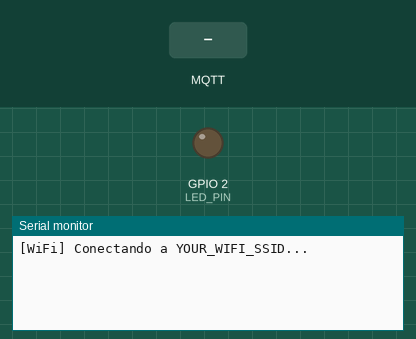
Bench run of a program on a simulated ESP32. On the bench: output pins drawn as LEDs (lit = HIGH), the last lines printed to the serial monitor. The test bench sets the inputs (shaded band). WiFi joins after 1.5 s; servers stay silent unless stated; no MQTT or app messages arrive unless stated.

Above: at 1.3 s.
1.4 s: MQTT message "1" arrives on the first subscribed topic
At 2.3 s:
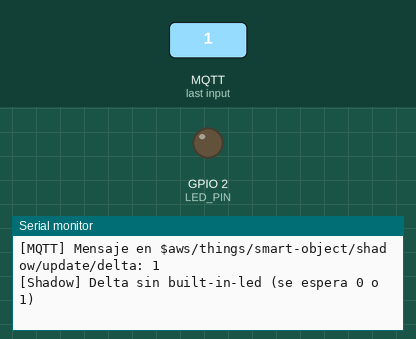
3.1 s: MQTT message "on" arrives on the first subscribed topic
At 4.3 s:
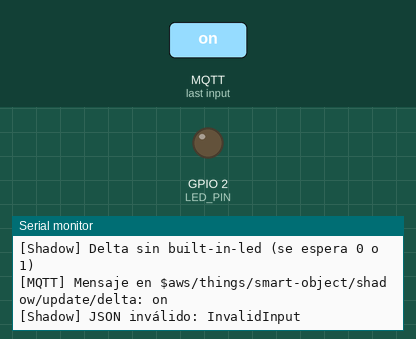
4.6 s: MQTT message "off" arrives on the first subscribed topic
At 10.9 s:
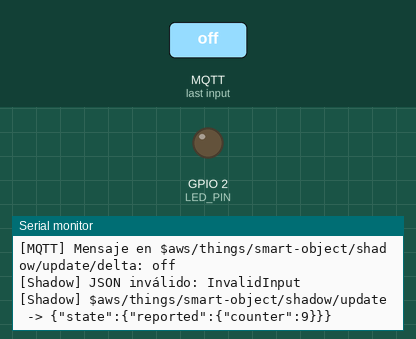

Measured:
- after the input at 1.4 s, the serial monitor: prints a new line after 0.27 s (image 1)
- after the input at 3.1 s, the serial monitor: prints a new line at once (image 2)
- after the input at 4.6 s, the serial monitor: prints a new line at once (image 3)

The program:

main.cpp
```cpp
#include <Arduino.h>
#include <WiFi.h>
#include <WiFiClientSecure.h>
#include <PubSubClient.h>
#include <ArduinoJson.h>

#include "config.h"
#include "secrets.h"

WiFiClientSecure wifiClient;
PubSubClient mqtt(wifiClient);

bool ledOn = false;
unsigned long counter = 0;
unsigned long lastIncrement = 0;
unsigned long lastReport = 0;
unsigned long lastWifiAttempt = 0;
unsigned long lastMqttAttempt = 0;

void setLed(bool on) {
  ledOn = on;
  digitalWrite(LED_PIN, (on != LED_ACTIVE_LOW) ? HIGH : LOW);
}

// Publica doc en el tópico de actualización del Device Shadow.
void publishShadow(JsonDocument &doc) {
  char buffer[128];
  serializeJson(doc, buffer, sizeof(buffer));
  mqtt.publish(TOPIC_SHADOW_UPDATE, buffer);
  Serial.printf("[Shadow] %s -> %s\n", TOPIC_SHADOW_UPDATE, buffer);
}

// Publica el estado actual del LED en state.reported del Device Shadow.
void reportLedState() {
  JsonDocument doc;
  doc["state"]["reported"][SHADOW_LED_KEY] = ledOn ? 1 : 0;
  publishShadow(doc);
}

// Publica el valor actual del contador en state.reported del Device Shadow.
void reportCounter() {
  JsonDocument doc;
  doc["state"]["reported"][SHADOW_COUNTER_KEY] = counter;
  publishShadow(doc);
}

void onMqttMessage(char *topic, byte *payload, unsigned int length) {
  Serial.printf("[MQTT] Mensaje en %s: %.*s\n", topic, length, (const char *)payload);

  if (strcmp(topic, TOPIC_SHADOW_DELTA) != 0) {
    return;
  }

  JsonDocument doc;
  DeserializationError err = deserializeJson(doc, payload, length);
  if (err) {
    Serial.printf("[Shadow] JSON inválido: %s\n", err.c_str());
    return;
  }

  JsonVariant led = doc["state"][SHADOW_LED_KEY];
  if (!led.is<int>()) {
    Serial.println("[Shadow] Delta sin " SHADOW_LED_KEY " (se espera 0 o 1)");
    return;
  }

  setLed(led.as<int>() != 0);
  Serial.printf("[LED] %s\n", ledOn ? "Encendido" : "Apagado");
  reportLedState();
}

// Gestiona la conexión Wi-Fi sin bloquear. Devuelve true si hay conexión.
bool ensureWifi() {
  if (WiFi.status() == WL_CONNECTED) {
    return true;
  }

  unsigned long now = millis();
  if (lastWifiAttempt == 0 || now - lastWifiAttempt >= WIFI_RETRY_INTERVAL_MS) {
    lastWifiAttempt = now;
    Serial.printf("[WiFi] Conectando a %s...\n", WIFI_SSID);
    WiFi.disconnect();
    WiFi.begin(WIFI_SSID, WIFI_PASSWORD);
  }
  return false;
}

// Gestiona la conexión MQTT sin bloquear. Devuelve true si hay conexión.
bool ensureMqtt() {
  if (mqtt.connected()) {
    return true;
  }

  unsigned long now = millis();
  if (lastMqttAttempt != 0 && now - lastMqttAttempt < MQTT_RETRY_INTERVAL_MS) {
    return false;
  }
  lastMqttAttempt = now;

  Serial.printf("[MQTT] Conectando a %s:%d como %s...\n", AWS_IOT_ENDPOINT, MQTT_PORT, THING_NAME);

  if (!mqtt.connect(THING_NAME)) {
    Serial.printf("[MQTT] Fallo, estado=%d. Reintentando en %d ms\n", mqtt.state(), MQTT_RETRY_INTERVAL_MS);
    return false;
  }

  Serial.println("[MQTT] Conectado");
  mqtt.subscribe(TOPIC_SHADOW_DELTA);
  Serial.printf("[MQTT] Suscrito a %s\n", TOPIC_SHADOW_DELTA);
  reportLedState();
  return true;
}

void setup() {
  Serial.begin(SERIAL_BAUD);
  delay(100);

  pinMode(LED_PIN, OUTPUT);
  setLed(false);

  WiFi.mode(WIFI_STA);
  WiFi.setAutoReconnect(true);

  wifiClient.setCACert(AWS_ROOT_CA);
  wifiClient.setCertificate(AWS_DEVICE_CERT);
  wifiClient.setPrivateKey(AWS_PRIVATE_KEY);

  mqtt.setServer(AWS_IOT_ENDPOINT, MQTT_PORT);
  mqtt.setBufferSize(MQTT_BUFFER_SIZE);
  mqtt.setCallback(onMqttMessage);
}

void loop() {
  static bool wifiWasConnected = false;

  bool wifiOk = ensureWifi();
  if (wifiOk && !wifiWasConnected) {
    Serial.printf("[WiFi] Conectado, IP: %s\n", WiFi.localIP().toString().c_str());
    lastMqttAttempt = 0;  // intentar MQTT de inmediato
  } else if (!wifiOk && wifiWasConnected) {
    Serial.println("[WiFi] Conexión perdida");
  }
  wifiWasConnected = wifiOk;

  if (wifiOk && ensureMqtt()) {
    mqtt.loop();
  }

  // El contador se incrementa cada segundo aunque no haya conexión;
  // se reporta al shadow cada REPORT_INTERVAL_MS cuando MQTT está disponible.
  unsigned long now = millis();
  if (now - lastIncrement >= COUNTER_INTERVAL_MS) {
    lastIncrement = now;
    counter++;
  }

  if (now - lastReport >= REPORT_INTERVAL_MS && mqtt.connected()) {
    lastReport = now;
    reportCounter();
  }
}
```

secrets.h
```cpp
#pragma once

// ============================================================
//  Credenciales de AWS IoT Core (NO subir al repositorio).
//  Pegue aquí el certificado del dispositivo y su clave privada
//  descargados al crear el Thing en la consola de AWS IoT.
// ============================================================

#include <pgmspace.h>

// Amazon Root CA 1
static const char AWS_ROOT_CA[] PROGMEM = R"EOF(
-----BEGIN CERTIFICATE-----
MIIDQTCCAimgAwIBAgITBmyfz5m/jAo54vB4ikPmljZbyjANBgkqhkiG9w0BAQsF
ADA5MQswCQYDVQQGEwJVUzEPMA0GA1UEChMGQW1hem9uMRkwFwYDVQQDExBBbWF6
b24gUm9vdCBDQSAxMB4XDTE1MDUyNjAwMDAwMFoXDTM4MDExNzAwMDAwMFowOTEL
MAkGA1UEBhMCVVMxDzANBgNVBAoTBkFtYXpvbjEZMBcGA1UEAxMQQW1hem9uIFJv
b3QgQ0EgMTCCASIwDQYJKoZIhvcNAQEBBQADggEPADCCAQoCggEBALJ4gHHKeNXj
ca9HgFB0fW7Y14h29Jlo91ghYPl0hAEvrAIthtOgQ3pOsqTQNroBvo3bSMgHFzZM
9O6II8c+6zf1tRn4SWiw3te5djgdYZ6k/oI2peVKVuRF4fn9tBb6dNqcmzU5L/qw
IFAGbHrQgLKm+a/sRxmPUDgH3KKHOVj4utWp+UhnMJbulHheb4mjUcAwhmahRWa6
VOujw5H5SNz/0egwLX0tdHA114gk957EWW67c4cX8jJGKLhD+rcdqsq08p8kDi1L
93FcXmn/6pUCyziKrlA4b9v7LWIbxcceVOF34GfID5yHI9Y/QCB/IIDEgEw+OyQm
jgSubJrIqg0CAwEAAaNCMEAwDwYDVR0TAQH/BAUwAwEB/zAOBgNVHQ8BAf8EBAMC
AYYwHQYDVR0OBBYEFIQYzIU07LwMlJQuCFmcx7IQTgoIMA0GCSqGSIb3DQEBCwUA
A4IBAQCY8jdaQZChGsV2USggNiMOruYou6r4lK5IpDB/G/wkjUu0yKGX9rbxenDI
U5PMCCjjmCXPI6T53iHTfIUJrU6adTrCC2qJeHZERxhlbI1Bjjt/msv0tadQ1wUs
N+gDS63pYaACbvXy8MWy7Vu33PqUXHeeE6V/Uq2V8viTO96LXFvKWlJbYK8U90vv
o/ufQJVtMVT8QtPHRh8jrdkPSHCa2XV4cdFyQzR1bldZwgJcJmApzyMZFo6IQ6XU
5MsI+yMRQ+hDKXJioaldXgjUkK642M4UwtBV8ob2xJNDd2ZhwLnoQdeXeGADbkpy
rqXRfboQnoZsG4q5WTP468SQvvG5
-----END CERTIFICATE-----
)EOF";

// Certificado del dispositivo (xxxxxxxx-certificate.pem.crt)
static const char AWS_DEVICE_CERT[] PROGMEM = R"KEY(
-----BEGIN CERTIFICATE-----
<PEGUE AQUÍ EL CERTIFICADO DEL DISPOSITIVO>
-----END CERTIFICATE-----
)KEY";

// Clave privada del dispositivo (xxxxxxxx-private.pem.key)
static const char AWS_PRIVATE_KEY[] PROGMEM = R"KEY(
-----BEGIN RSA PRIVATE KEY-----
<PEGUE AQUÍ LA CLAVE PRIVADA DEL DISPOSITIVO>
-----END RSA PRIVATE KEY-----
)KEY";
```

config.h
```cpp
#pragma once

// ============================================================
//  Archivo de configuración del proyecto mqtt-aws-demo
//  Modifique aquí todos los parámetros antes de compilar.
//  Los certificados y la clave privada van en secrets.h.
// ============================================================

// ---------- Red Wi-Fi ----------
#define WIFI_SSID          "YOUR_WIFI_SSID"
#define WIFI_PASSWORD      "YOUR_WIFI_PASSWORD"

// ---------- AWS IoT Core ----------
// Endpoint: AWS IoT > Settings > Device data endpoint
#define AWS_IOT_ENDPOINT   "YOUR_ENDPOINT-ats.iot.YOUR_REGION.amazonaws.com"
#define MQTT_PORT          8883
#define THING_NAME         "smart-object"  // también se usa como client ID MQTT
#define MQTT_BUFFER_SIZE   1024         // los mensajes del shadow superan los 256 bytes por defecto

// ---------- Tópicos ----------
#define TOPIC_SHADOW_UPDATE "$aws/things/" THING_NAME "/shadow/update"        // publica estado reportado
#define TOPIC_SHADOW_DELTA  "$aws/things/" THING_NAME "/shadow/update/delta"  // recibe cambios deseados

// ---------- LED interno ----------
#define LED_PIN            2      // LED azul de la ESP32 DOIT DevKit V1
#define LED_ACTIVE_LOW     false  // true si el LED enciende con nivel bajo (p. ej. ESP8266)
#define SHADOW_LED_KEY     "built-in-led"  // propiedad del shadow: 1 = encendido, 0 = apagado

// ---------- Contador ----------
#define SHADOW_COUNTER_KEY "counter"      // propiedad del shadow con el valor del contador

// ---------- Tiempos (ms) ----------
#define COUNTER_INTERVAL_MS     1000  // incremento del contador
#define REPORT_INTERVAL_MS     10000  // publicación del contador en el shadow
#define WIFI_RETRY_INTERVAL_MS  5000  // espera entre intentos de reconexión Wi-Fi
#define MQTT_RETRY_INTERVAL_MS  5000  // espera entre intentos de reconexión MQTT

// ---------- Depuración ----------
#define SERIAL_BAUD        115200
```
